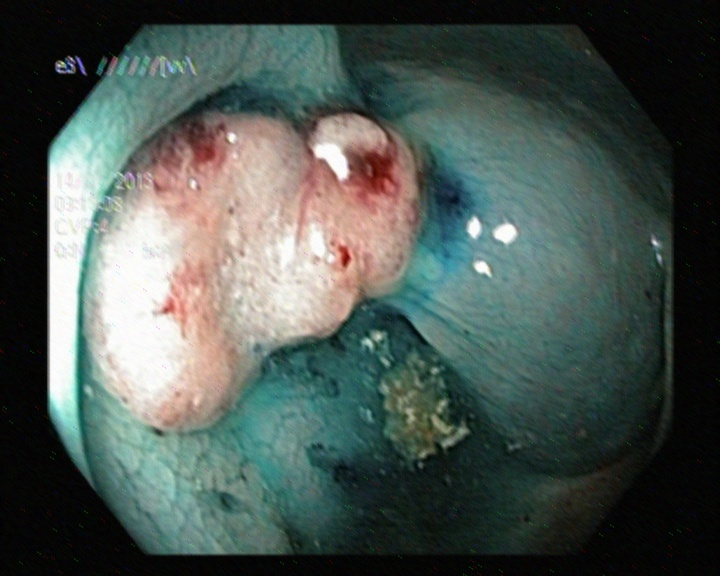
#> input picture image_recovery/o2.jpeg, 720 x 576 px, found by its file name
$ python 'test copy.py'
#> lines starting #> are read from the running program, lines starting #| are printed output that depends on the picture
import cv2
import numpy as np
import skimage as sk
from skimage.restoration import richardson_lucy
from numpy.random import uniform
from numpy import floor, ceil
from scipy.signal import deconvolve


def createkernelformotion(lengthofkernel: int, angle: float) -> np.ndarray:
    if lengthofkernel % 2 == 1:
        lengthofkernel += 1
    lengthofkernel = int(lengthofkernel)
    kernel = np.zeros((lengthofkernel, lengthofkernel))
    angle = angle % 180
    if angle == 0:
        angle = 0.1
    flip = False
    if angle > 90:
        angle = 180-angle
        flip = True
    supposedyvalues = []
    supposedxvalues = []
    # önce sıfırdan büyük değerler için
    ylast = 0
    xlast = 0
    for i in range(1, int(lengthofkernel/2)+1):
        y = np.tan(angle*np.pi/180)*i
        if y > lengthofkernel/2:
            y = lengthofkernel/2
        for j in range(int(floor(ylast)+1), int(ceil(y)+1)):
            supposedyvalues.append(j-1)
            supposedxvalues.append(i-1)
        ylast = round(y, 2)

        if ylast == lengthofkernel/2:
            break
    l = len(supposedxvalues)
    for i in range(l):
        supposedxvalues.append(-supposedxvalues[i]-1)
        supposedyvalues.append(-supposedyvalues[i]-1)

    supposedxvalues = np.array(
        np.array(supposedxvalues)+lengthofkernel/2, dtype=int)
    supposedyvalues = np.array(
        np.array(supposedyvalues)+lengthofkernel/2, dtype=int)
    if l == 0:
        l = 1
    kernel[supposedyvalues, supposedxvalues] = 0.5/(l)
    if flip:
        kernel = np.flip(kernel, 0)
    return kernel


img = cv2.imread('image_recovery/o2.jpeg', cv2.IMREAD_GRAYSCALE)
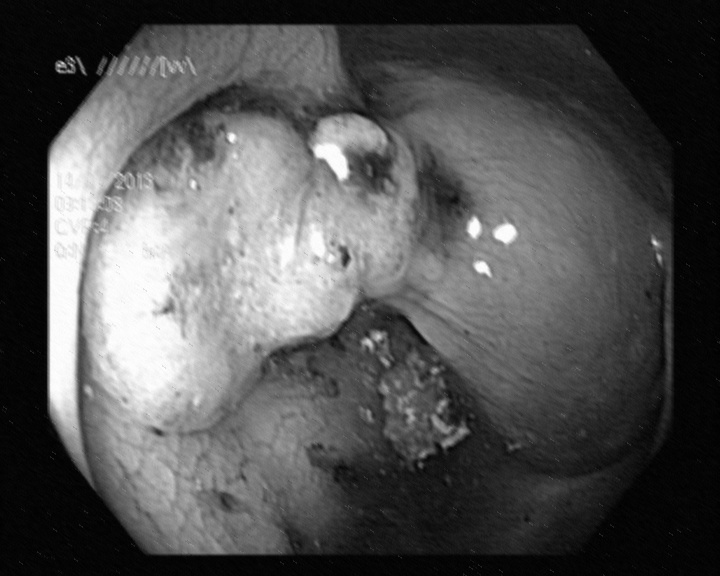
#> img: shape (576, 720); min 0, max 255, mean 82.9
f = createkernelformotion(30, uniform(0, 180))
np.savetxt("a.txt", f)
img = cv2.filter2D(img, -1, f)
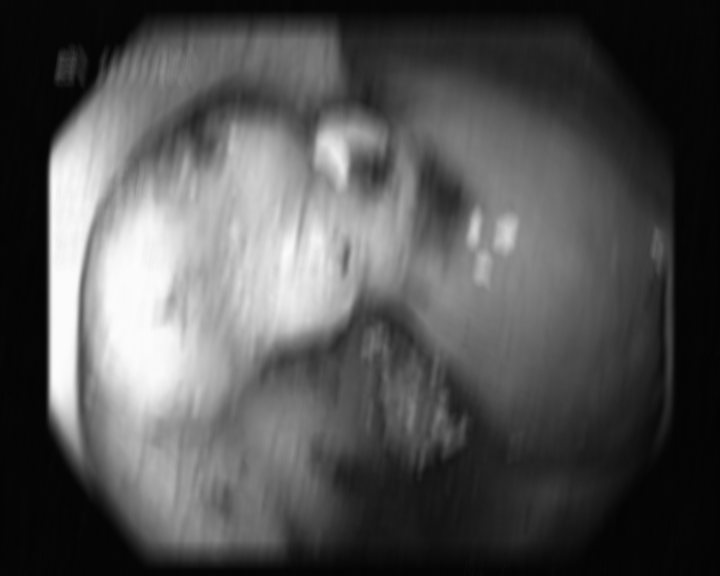
#> img: shape (576, 720); min 3, max 252, mean 82.9

cv2.imshow("a", img)
# img = richardson_lucy(img, f, 20)
print(img.shape)
#| (576, 720)
#> (the run stopped early here; a loop or call above may not have finished)

$ run again, with image_recovery/o1.jpeg copied over image_recovery/o2.jpeg
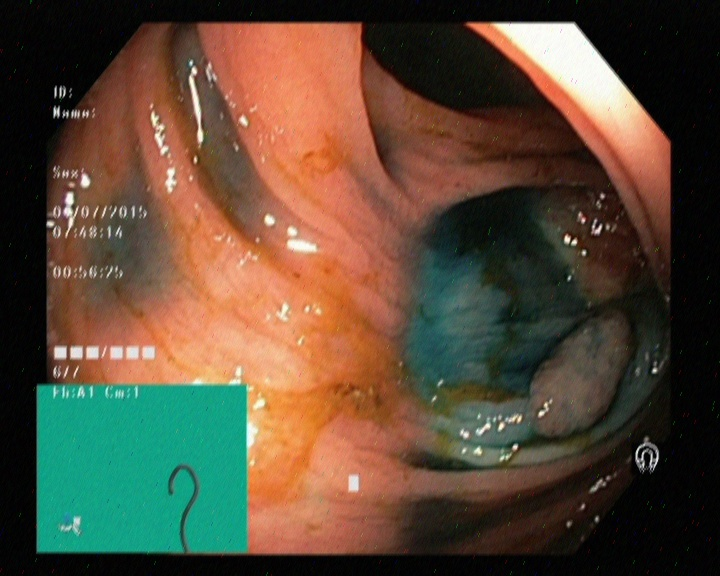
#> input picture image_recovery/o1.jpeg, 720 x 576 px, found by its file name
#> `img = cv2.imread('image_recovery/o2.jpeg', cv2.IMREAD_GRAYSCALE)`:
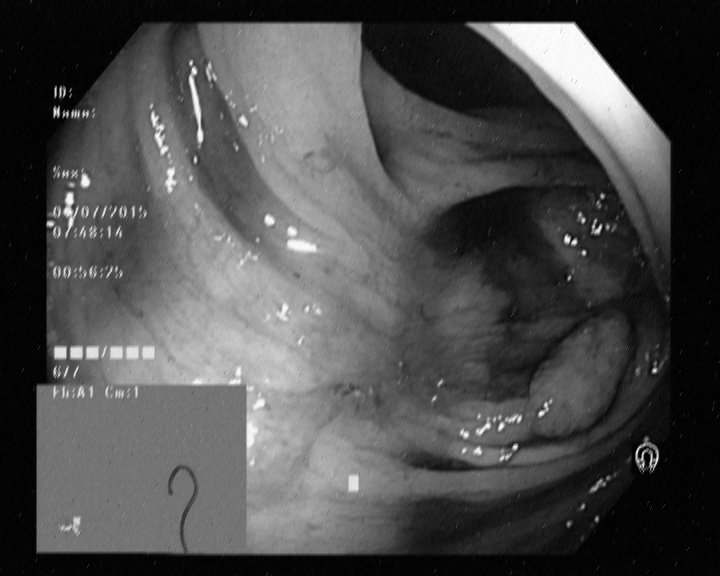
#> img: shape (576, 720); min 0, max 255, mean 76.9
#> `img = cv2.filter2D(img, -1, f)`:
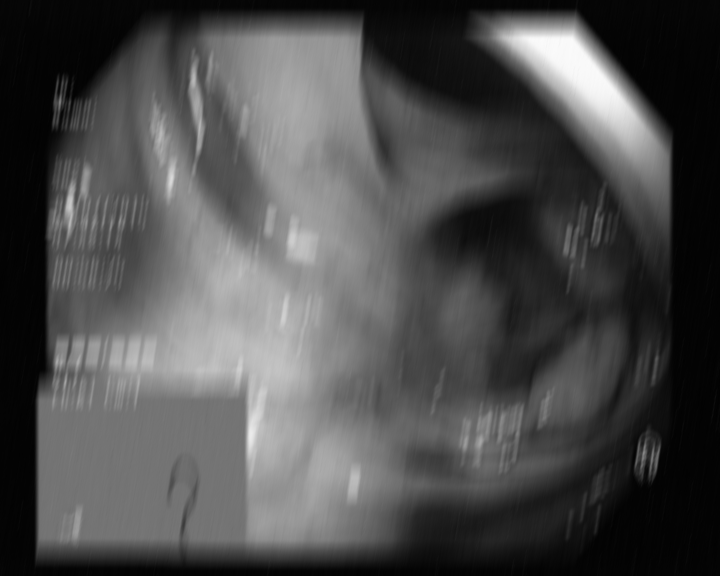
#> img: shape (576, 720); min 2, max 251, mean 76.9
#| (576, 720)

$ run again, with image_recovery/o3.jpeg copied over image_recovery/o2.jpeg
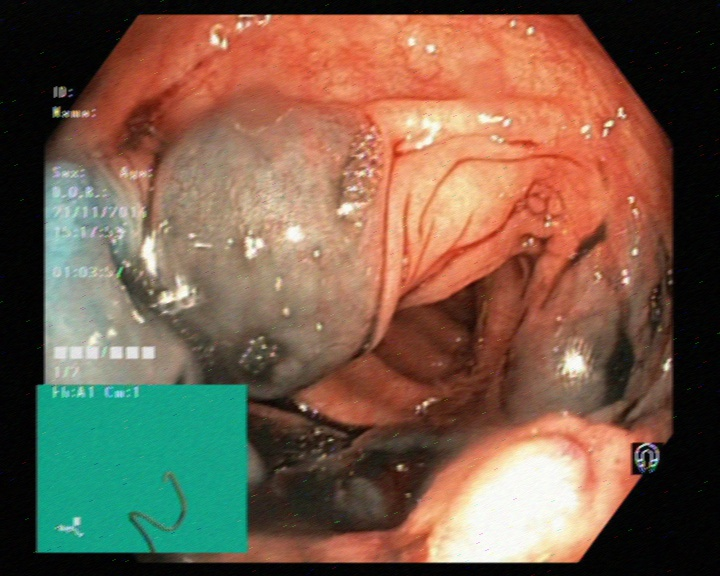
#> input picture image_recovery/o3.jpeg, 720 x 576 px, found by its file name
#> `img = cv2.imread('image_recovery/o2.jpeg', cv2.IMREAD_GRAYSCALE)`:
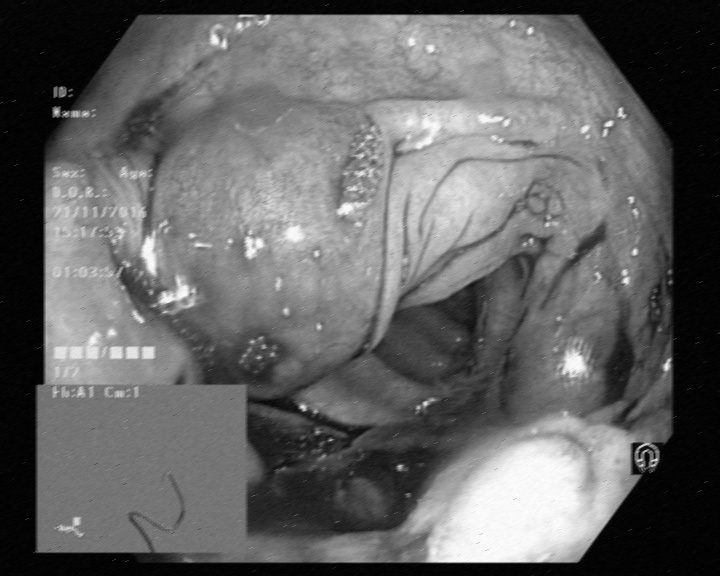
#> img: shape (576, 720); min 0, max 255, mean 100.2
#> `img = cv2.filter2D(img, -1, f)`:
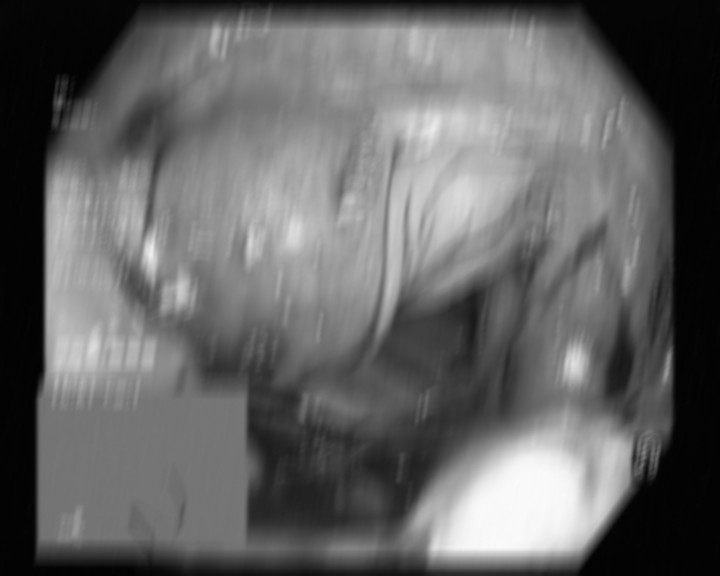
#> img: shape (576, 720); min 2, max 250, mean 100.3
#| (576, 720)

$ run again, with image_recovery/o4.jpeg copied over image_recovery/o2.jpeg
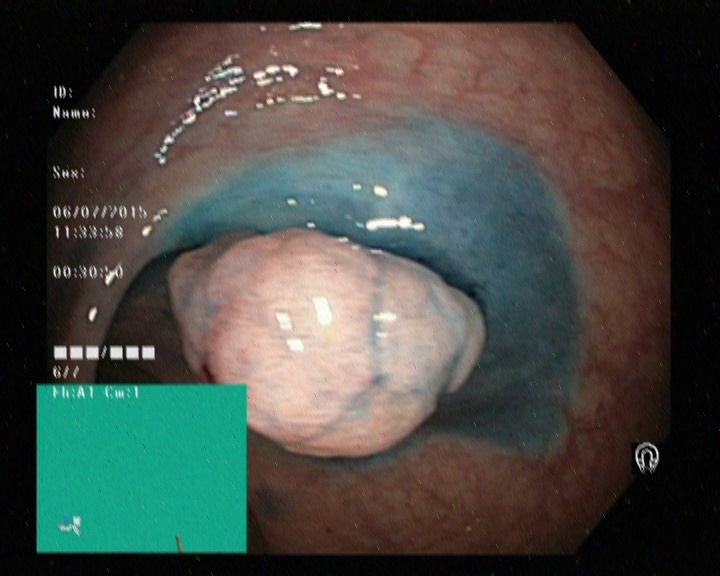
#> input picture image_recovery/o4.jpeg, 720 x 576 px, found by its file name
#> `img = cv2.imread('image_recovery/o2.jpeg', cv2.IMREAD_GRAYSCALE)`:
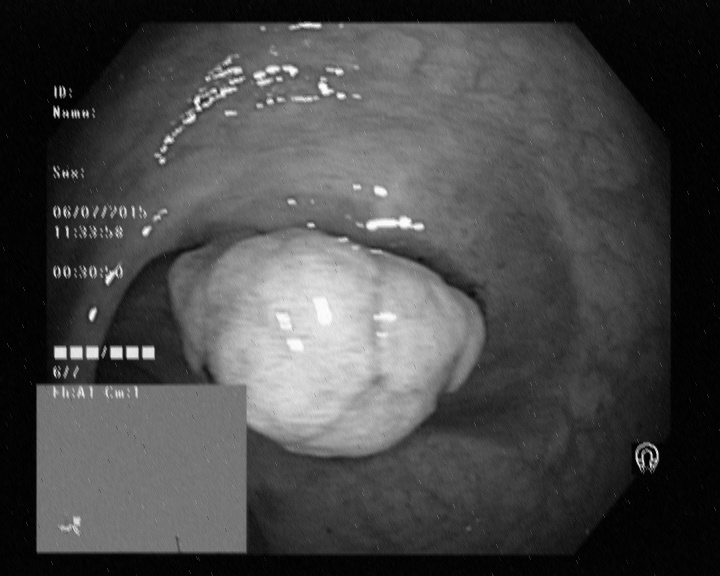
#> img: shape (576, 720); min 0, max 255, mean 72.6
#> `img = cv2.filter2D(img, -1, f)`:
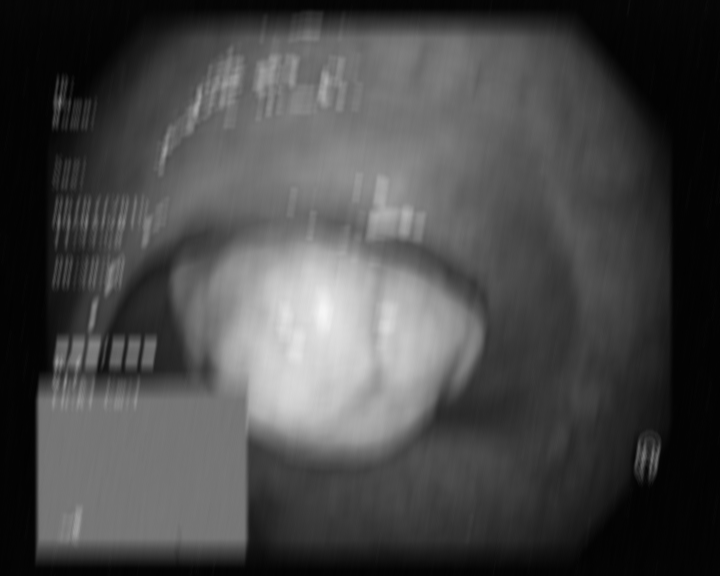
#> img: shape (576, 720); min 2, max 245, mean 72.6
#| (576, 720)
